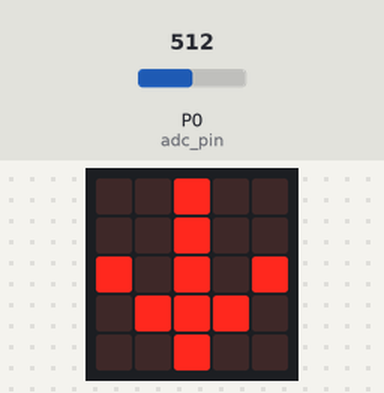
A program run on a simulated BBC micro:bit running MicroPython. Parts: the board's 5×5 LED display. The inputs (shaded band) are chosen by the test bench; at power-on: P0 (adc_pin) = 512 (analog values on the 0–1023 scale).

Above: at 1.2 s.
1.3 s: P0 (adc_pin) set to 327
At 2.4 s:
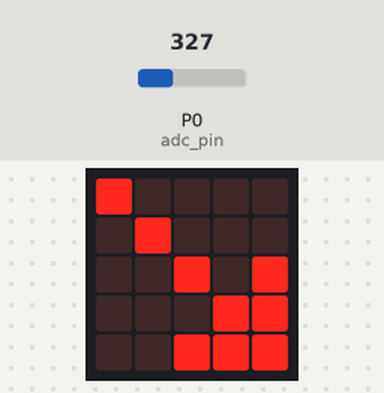
2.8 s: P0 (adc_pin) set to 306
At 3.6 s:
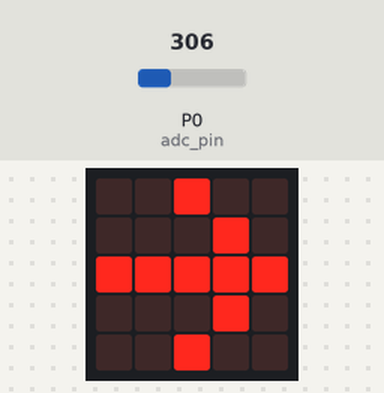
4.3 s: P0 (adc_pin) set to 147
At 5.0 s:
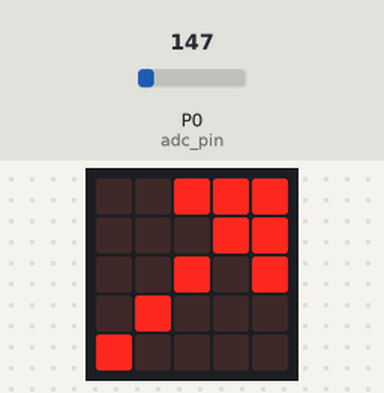
5.8 s: P0 (adc_pin) set to 57
At 6.2 s:
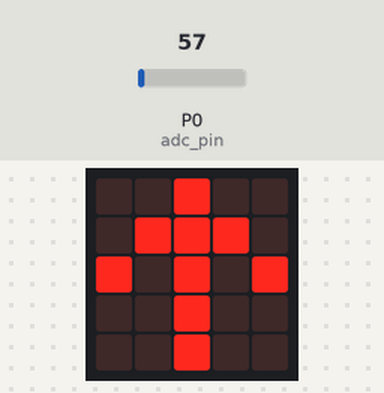
7.3 s: P0 (adc_pin) set to 716
At 8.5 s:
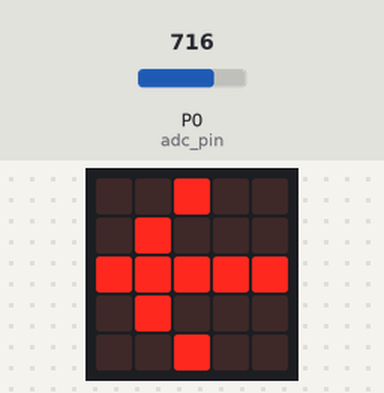
8.8 s: P0 (adc_pin) set to 900
At 9.4 s:
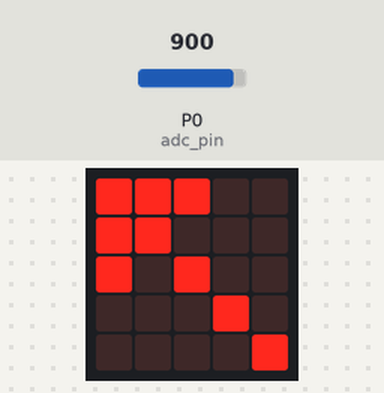
Timing chart, 0 to 11.3 s (numbered marks = the images above; inputs shaded):
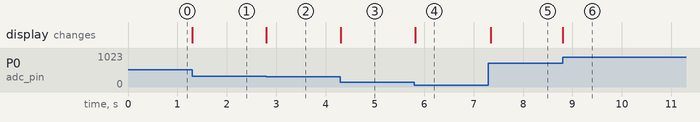

Measured:
- after the input at 1.3 s, the display: changes at once (image 1)
- after the input at 2.8 s, the display: changes at once (image 2)
- after the input at 4.3 s, the display: changes at once (image 3)
- after the input at 5.8 s, the display: changes at once (image 4)
- after the input at 7.3 s, the display: changes after 0.05 s (image 5)
- after the input at 8.8 s, the display: changes at once (image 6)

The program:

main.py
```python
from microbit import *
from machine import *
from utime import sleep_us


adc_pin = pin0


def adc_avg():
    i = 64
    v = 0
    r = 0
    avg = 0

    while(i > 0):
        avg += adc_pin.read_analog()
        i -= 1
        sleep_us(10)

    avg >>= 6
    rot = ((avg * 360.0) / 1024)

    return rot


while(True):
    rot = adc_avg()
    if((rot>= 22.5) and (rot< 67.5)):
        display.show(Image.ARROW_NE)
    elif((rot>= 67.5) and (rot< 112.5)):
        display.show(Image.ARROW_E)
    elif((rot>= 112.5) and (rot< 157.5)):
        display.show(Image.ARROW_SE)
    elif((rot>= 157.5) and (rot< 202.5)):
        display.show(Image.ARROW_S)
    elif((rot>= 202.5) and (rot< 247.5)):
        display.show(Image.ARROW_SW)
    elif((rot>= 247.5) and (rot< 292.5)):
        display.show(Image.ARROW_W)
    elif((rot>= 292.5) and (rot< 337.5)):
        display.show(Image.ARROW_NW)
    else:
        display.show(Image.ARROW_N)
```
